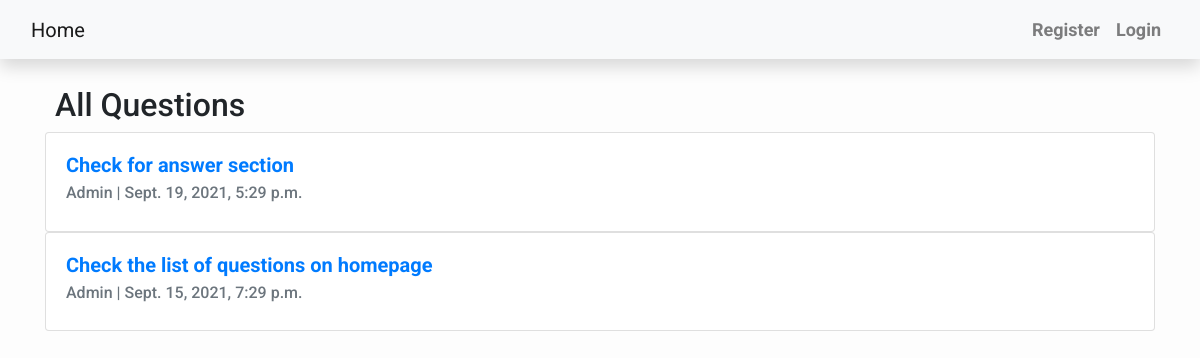
The app's page /, older data.
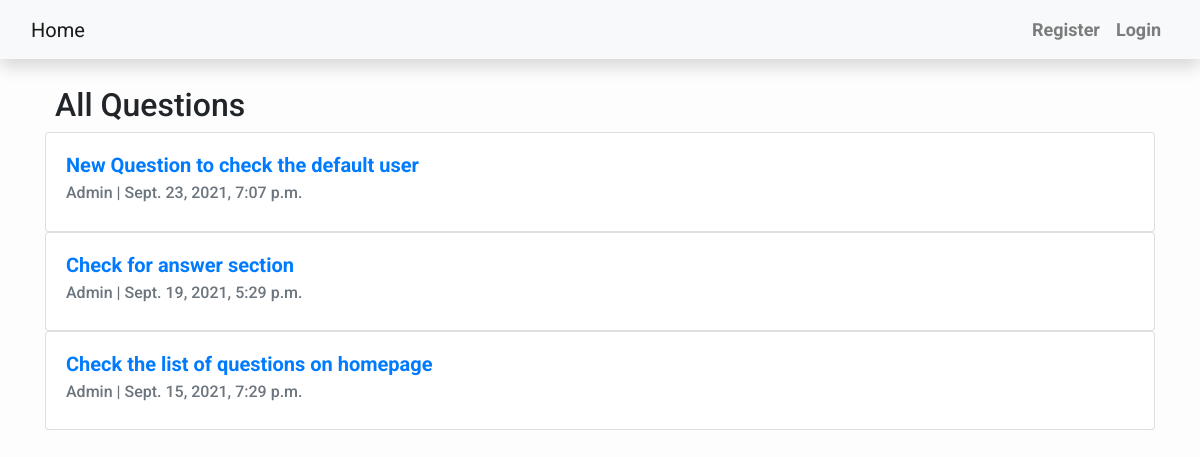
The same page, newer data.
### Post/models.py (models this page shows, shortened)
class question(models.Model):
    Que_text = models.TextField()
    Que_author = models.ForeignKey(User, on_delete= models.CASCADE)
    Que_created_on = models.DateTimeField(auto_now_add=True)
    Upvotes_Que = models.ManyToManyField(User,related_name = 'Qupvotes', null=True, blank=True)
    Views = models.ManyToManyField(User,related_name = 'Qviews', null=True, blank=True)
    class Meta:
        ordering = ['-Que_created_on']

### Post/views.py (the view)
# urls.py: path('', views.QuestionList, name='home'),
def QuestionList(request):
    questions = question.objects.all()
    context ={
        'question_list': questions,
    }
    return render(request, "home.html", context)

### Post/templates/home.html (shortened to what this page needs)
{% extends "base.html" %}
{% block content %}
<link rel="stylesheet" href="https://stackpath.bootstrapcdn.com/bootstrap/4.3.1/css/bootstrap.min.css" >
<link
      rel="stylesheet"
      href="https://stackpath.bootstrapcdn.com/bootstrap/4.4.1/css/bootstrap.min.css"
    />
    <link rel="stylesheet" href="https://cdnjs.cloudflare.com/ajax/libs/slick-carousel/1.9.0/slick-theme.min.css"
 />
    <link rel="stylesheet" href="https://cdnjs.cloudflare.com/ajax/libs/slick-carousel/1.9.0/slick.min.css"
 />
<br>
<div class="container">
    <h2 class="centre"> All Questions </h2>
    <div class="slider">
        {% for question in question_list %}
        <div class="card">
            <div class="card-body">
                <a href="{% url 'detail' question.id %}"><h5 class="card-title"><b>{{question.Que_text|slice:":100" }}</b></h5>
                </a>
                <h6 class="card-subtitle mb-2 text-muted">{{ question.Que_author }} | {{ question.Que_created_on}}</h6>
            </div>
          </div>
        {% endfor %}
    </div>
</div>
{% endblock %}

Row changes from the older to the newer data that the page shows:
added question: Que_text "New Question to check the default user", Que_author "Admin", Que_created_on "Sept. 23, 2021, 7:07 p.m."
